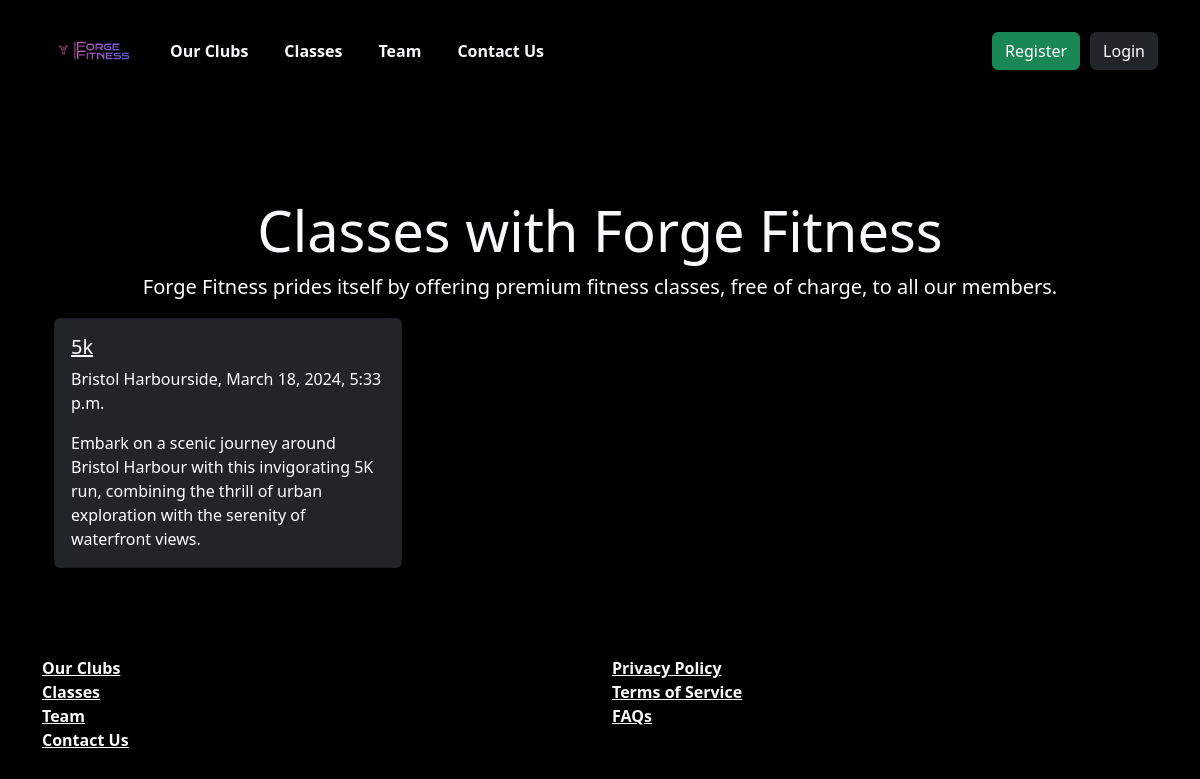
The app's page /classes/, older data.
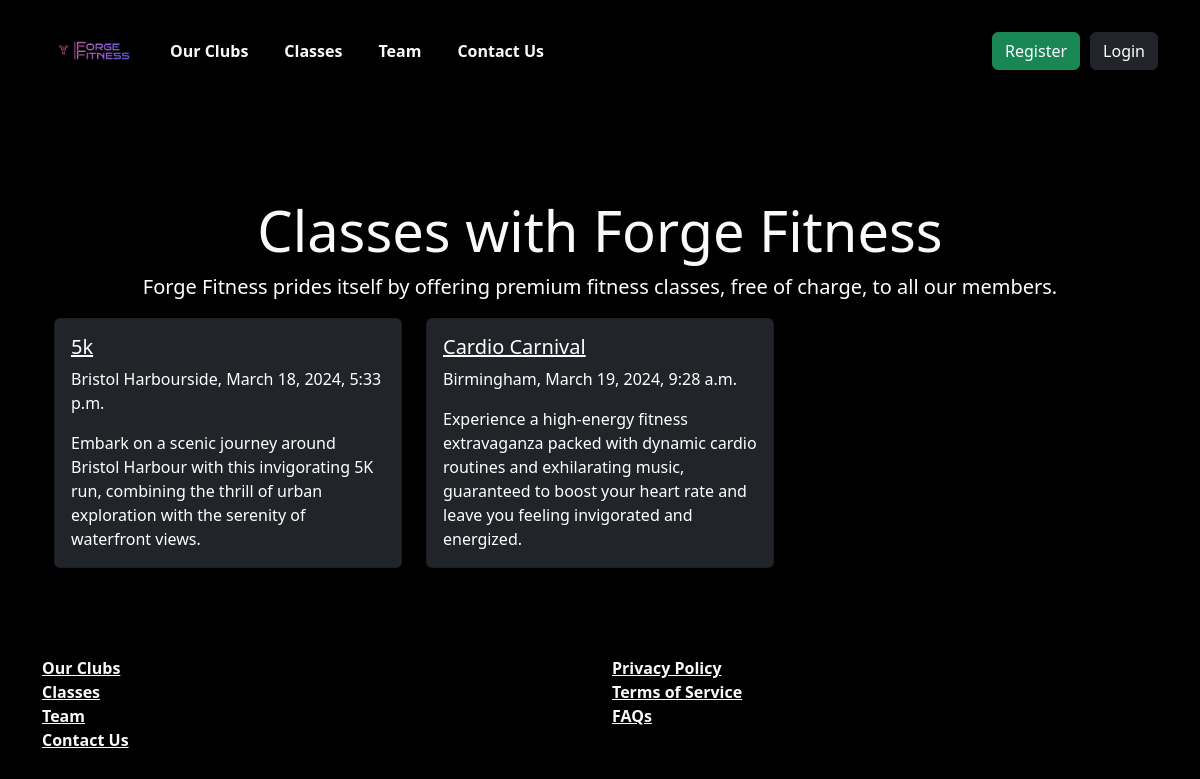
The same page, newer data.
### forgefitnessweb/models.py (models this page shows, shortened)
class Sessions(models.Model):
    title = models.CharField(max_length=200, unique=True)
    location = models.CharField(max_length=200)
    time = models.TimeField()
    date = models.DateField()
    description = models.TextField(blank=True)
    slug = models.SlugField(max_length=200, unique=True, blank=True)

### forgefitnessweb/views.py (the view)
# urls.py: path("classes/", views.SessionList.as_view(), name="classes"),
class SessionList(generic.ListView):
    model = Sessions
    template_name = 'classes.html'
    paginate_by = 6

### forgefitnessweb/templates/classes.html (shortened to what this page needs)
{% extends "base.html" %}
{% load static %}
{% block content %}
<section class="container-fluid py-5">
    <div class="row align-items-center">
        <div class="col-md-12 text-center">
            <h1 class="display-4 text-light font-weight-bold">Classes with Forge Fitness</h1>
            <p class="lead text-white">
                Forge Fitness prides itself by offering premium fitness classes, free of charge, to all our members.
            </p>
        </div>
        <div class="container">
            <div class="row">
                {% for session in object_list %}
                <div class="col-md-4 mb-4">
                    <div class="card bg-dark text-white">
                        <div class="card-body">
                            <h5 class="card-title"><a href="{% url 'session-detail' session.slug %}" class="text-white">{{ session.title }}</a></h5>
                            <p class="card-text">{{ session.location }}, {{ session.date }}, {{ session.time }}</p>
                            <p class="card-text">{{ session.description }}</p>
                        </div>
                    </div>
                </div>
                {% endfor %}
            </div>
        </div>
    </div>
</section>
{% endblock %}

Row changes from the older to the newer data that the page shows:
added Sessions: title "Cardio Carnival", location "Birmingham", date "March 19, 2024", time "9:28 a.m.", description "Experience a high-energy fitness extravaganza packed with dynamic cardio routines and exhilarating music, guaranteed to boost your heart rate and leave you feeling invigorated and energized."
